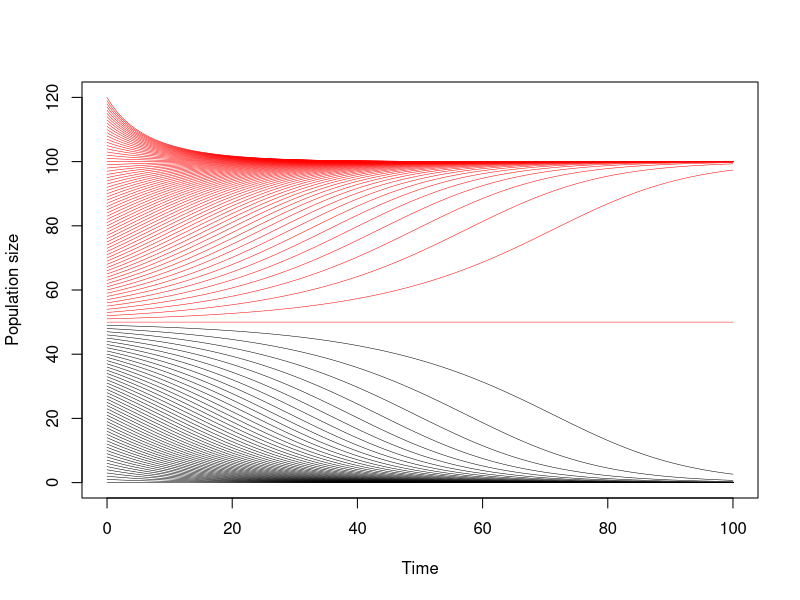

This figure's R source:
require(deSolve)

rhs_logistic_Allee <- function(t, N, p) {
  with(as.list(p), {
    dN <- r * N * (N/A - 1) * (1 - N/K)
    return(list(dN))
  })
}
p = list(
  r = 0.1,
  K = 100,
  A = 50,
  b = 0.1,
  H = 0.05
)
IC = c(N = 1)

sol = list()
i = 1
for (ic in 0:120) {
  IC = (N = ic)
  tspan = seq(0, 100, by = 0.1)
  sol[[i]] = ode(y = IC, times = tspan, func = rhs_logistic_Allee, parms = p)
  colnames(sol[[i]]) = c("time", "N")
  sol[[i]] = as.data.frame(sol[[i]])
  i = i + 1
}

y_max = max(sapply(sol, function(x) max(x[,2])))

plot(sol[[1]][,"time"], 
     sol[[1]][,"N"], 
     type = "l", ylim = c(0, y_max), 
     xlab = "Time", ylab = "Population size", col = "black", lwd = 0.5)
for (i in 2:length(sol)) {
  lines(sol[[i]][,"time"], sol[[i]][,"N"], 
        col = ifelse(sol[[i]]$N[dim(sol[[i]])[1]] < p$A, "black", "red"),
        lwd = 0.5)
}
